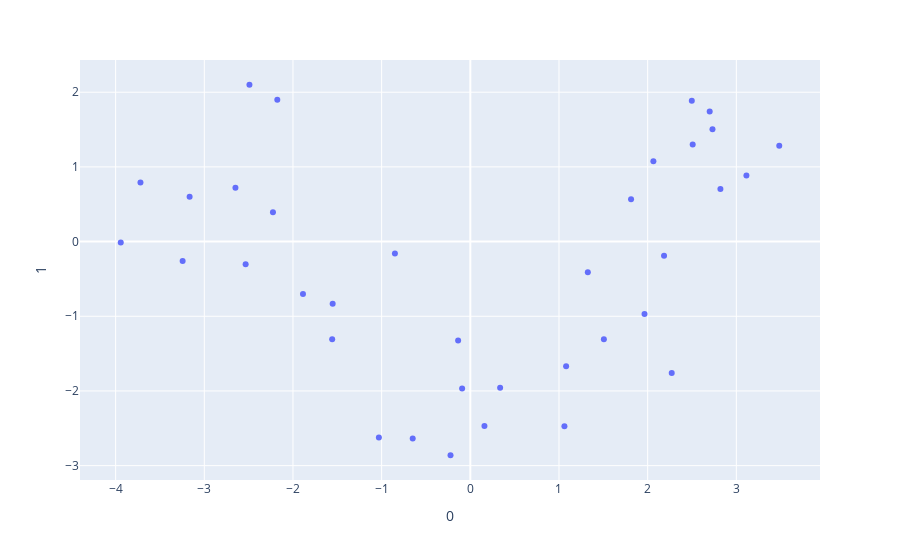

The cell this chart's notebook holds for it:
### Markdown cell above
#Step 10: Visualizing the Test set results

### Code cell
#components = pca.fit_transform(X_test_pca)

fig = px.scatter(X_test_pca, x=0, y=1)
fig.show()

### Figure 1 — Plotly figure (JSON) as saved in the notebook; plotly's stock layout.template omitted (floating-point values rounded to 4 significant figures)
{"data": [{"hovertemplate": "0=%{x}<br>1=%{y}<extra></extra>", "legendgroup": "", "marker": {"color": "#636efa", "symbol": "circle"}, "mode": "markers", "name": "", "orientation": "v", "showlegend": false, "type": "scatter", "x": [1.965, -0.6497, 3.114, -0.2232, 2.731, 1.061, -0.09251, 2.498, -2.491, 3.484, 2.065, 2.271, 2.508, -1.887, -0.1377, -1.031, -2.534, 1.325, 1.506, -2.649, 2.185, -3.166, 2.82, 2.699, 0.1594, -3.942, -0.8504, -2.226, -1.558, 0.3362, -3.72, -3.244, -1.552, -2.177, 1.08, 1.813], "xaxis": "x", "y": [-0.9705, -2.636, 0.8849, -2.861, 1.503, -2.472, -1.965, 1.886, 2.1, 1.283, 1.074, -1.758, 1.298, -0.7024, -1.326, -2.622, -0.3035, -0.4095, -1.309, 0.72, -0.1893, 0.5998, 0.7028, 1.743, -2.47, -0.01134, -0.1587, 0.3924, -1.307, -1.956, 0.792, -0.2604, -0.8319, 1.898, -1.668, 0.5662], "yaxis": "y"}], "layout": {"autosize": true, "legend": {"tracegroupgap": 0}, "margin": {"t": 60}, "xaxis": {"anchor": "y", "autorange": true, "domain": [0, 1], "range": [-4.391, 3.933], "title": {"text": "0"}, "type": "linear"}, "yaxis": {"anchor": "x", "autorange": true, "domain": [0, 1], "range": [-3.245, 2.484], "title": {"text": "1"}, "type": "linear"}}}
